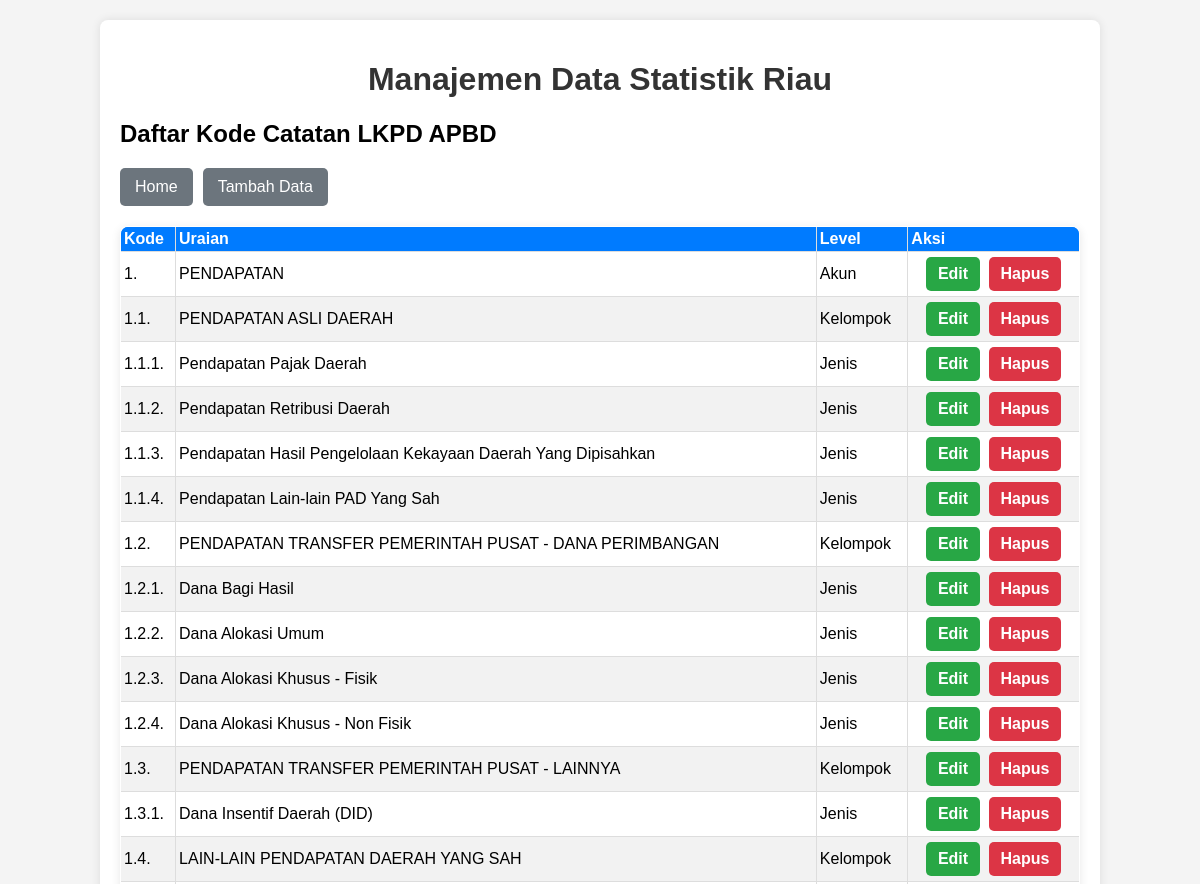
/lkpd-kode-catatan/read.php (upper part), run on an earlier commit of the app's database.
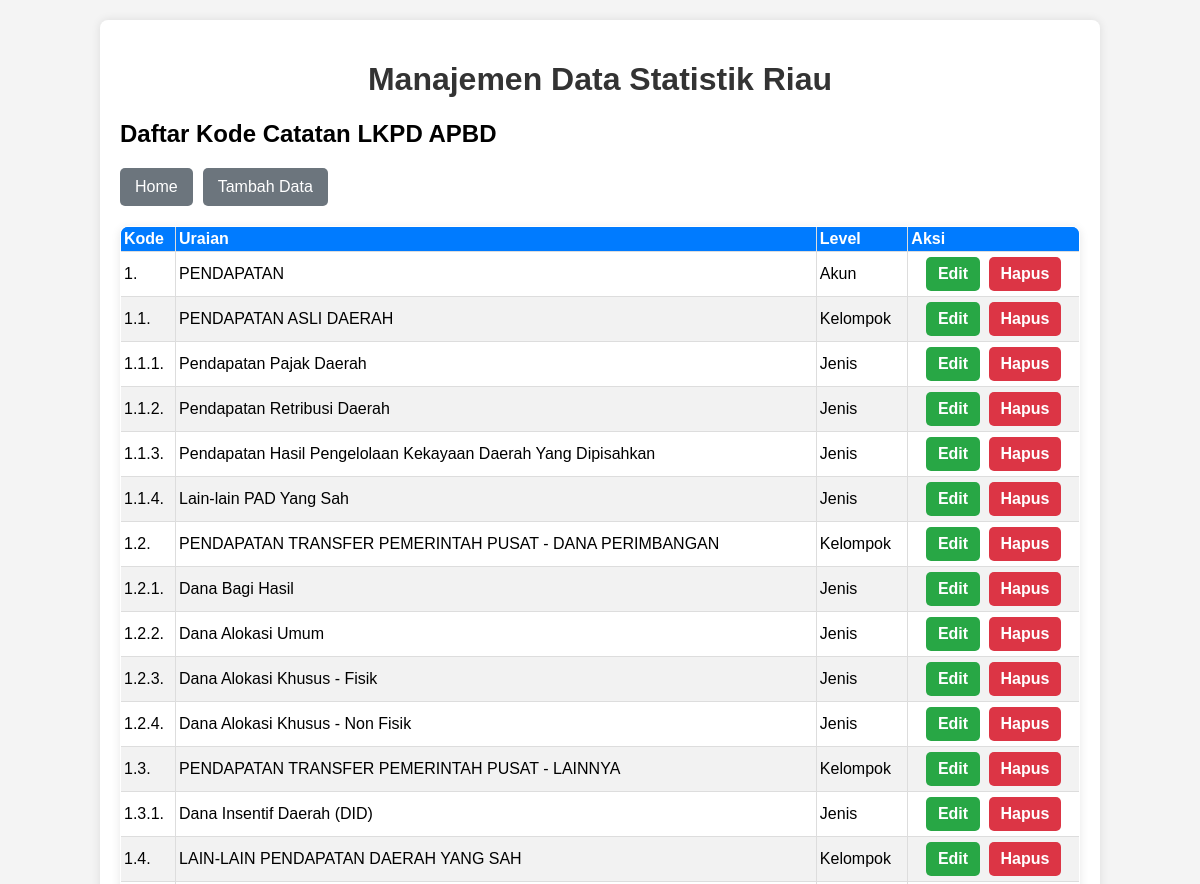
And on a later commit of the database.
### tables this page shows
CREATE TABLE `kode_catatan` (
  `id` int(5) NOT NULL,
  `kode_catatan` varchar(255) DEFAULT NULL,
  `uraian` varchar(1024) DEFAULT NULL,
  `id_kode_level` int(2) DEFAULT NULL
);

CREATE TABLE `kode_level` (
  `id` int(11) NOT NULL,
  `nama_level` varchar(255) DEFAULT NULL,
  `akronim` varchar(255) DEFAULT NULL
);

### lkpd-kode-catatan/read.php (the view, shortened to what this page needs)
<?php
include '../config/database.php';
include '../templates/header.php';
$sql = "SELECT kc.id, kc.kode_catatan, kc.uraian, kl.nama_level
        FROM kode_catatan kc
        INNER JOIN kode_level kl
        ON kc.id_kode_level = kl.id
        ORDER BY kc.kode_catatan ASC";
$result = $conn->query($sql);
?>
<h2>Daftar Kode Catatan LKPD APBD</h2>
<div class="button-group">
    <button><a href="../index.php">Home</a></button>
    <button><a href="create.php">Tambah Data</a></button>
</div>
<?php
if ($result->num_rows > 0):
?>
    <table>
        <thead>
            <tr>
                <th>Kode</th>
                <th>Uraian</th>
                <th>Level</th>
                <th>Aksi</th>
            </tr>
        </thead>
        <tbody>
            <?php
            while ($row = $result->fetch_assoc()):
            ?>
                <tr>
                    <td><?php echo htmlspecialchars($row['kode_catatan']); ?></td>
                    <td><?php echo htmlspecialchars($row['uraian']); ?></td>
                    <td><?php echo htmlspecialchars($row['nama_level']); ?></td>
                    <td class="actions">
                        <a href="update.php?id=<?php echo htmlspecialchars($row['id']); ?>" class="edit">Edit</a>
                        <a href="delete.php?id=<?php echo htmlspecialchars($row['id']); ?>" class="delete" onclick="return confirm('Apakah Anda yakin ingin menghapus data ini?')">Hapus</a>
                    </td>
                </tr>
            <?php endwhile; ?>
        </tbody>
    </table>
<?php else: ?>
    <p>Belum ada data.</p>
<?php endif; ?>
<?php
include '../templates/footer.php';
?>

What changed in the data, as far as the page shows it:
changed kode_catatan: uraian "Pendapatan Lain-lain PAD Yang Sah" → "Lain-lain PAD Yang Sah"
